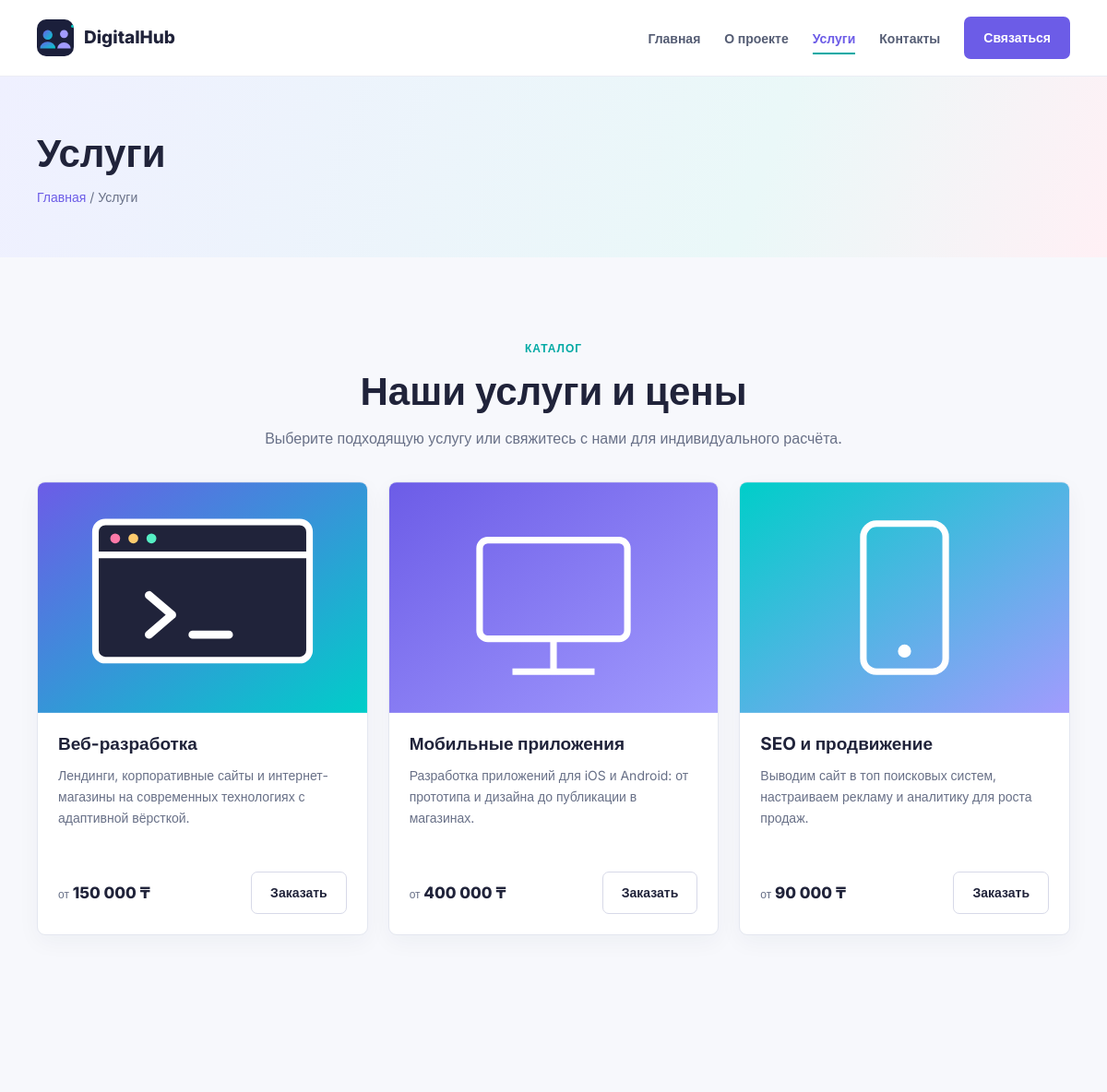
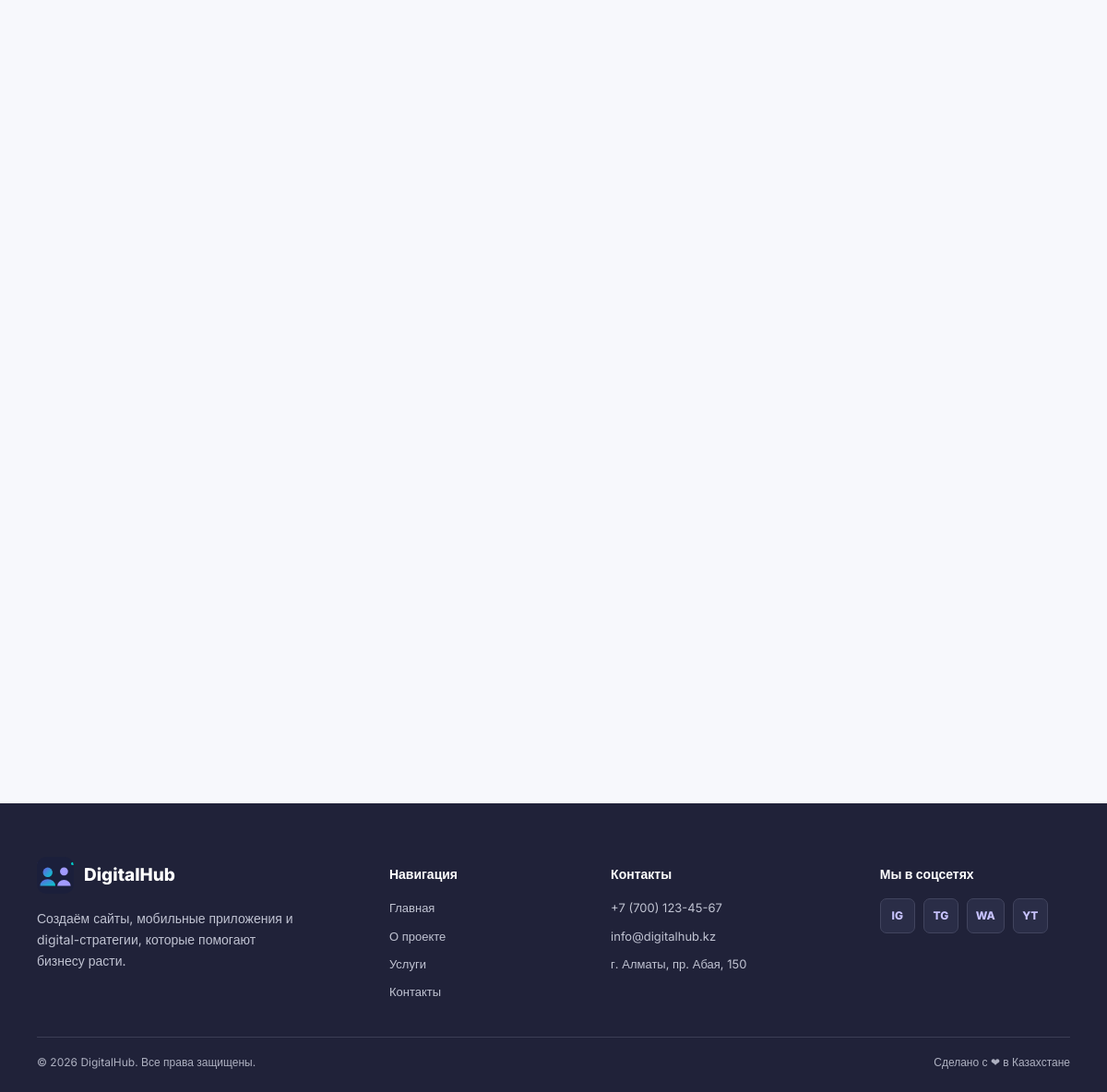
Page /services/ on the committed database (2 pictures, top to bottom).
### config/models.py (models this page shows, shortened)
class CompanyInfo(models.Model):
	name = models.CharField('Название компании', max_length=200)
	description = models.TextField('Описание')
	logo = models.ImageField('Логотип', upload_to='logos/')
	phone = models.CharField('Номер телефона', max_length=50)
	email = models.EmailField('Email')
	address = models.CharField('Адрес', max_length=255)
	socials = models.TextField(
		'Ссылки на соцсети',
		blank=True,
		help_text='Каждая соцсеть с новой строки в формате: IG|https://instagram.com',
	)
	class Meta:
		verbose_name = 'Информация о компании'
		verbose_name_plural = 'Информация о компании'
	@property
	def phone_link(self):
		return ''.join(character for character in self.phone if character.isdigit() or character == '+')
	@property
	def socials_list(self):
		result = []
		for line in self.socials.splitlines():
			if '|' in line:
				label, url = line.split('|', 1)
				result.append({'label': label.strip(), 'url': url.strip()})
		return result

class Service(models.Model):
	title = models.CharField('Название услуги', max_length=200)
	description = models.TextField('Описание')
	price = models.DecimalField('Цена', max_digits=12, decimal_places=0)
	image = models.ImageField('Изображение', upload_to='services/')
	class Meta:
		verbose_name = 'Услуга'
		verbose_name_plural = 'Услуги'
		ordering = ['id']

### pages/views.py (the view)
# urls.py: path('services/', views.services, name='services'),
def services(request):
	return render(request, 'services.html', {'services': Service.objects.all()})

### config/context_processors.py (called while the page is built)
def company(request):
    return {'company': CompanyInfo.objects.first()}

### templates/services.html (shortened to what this page needs)
{% extends 'base.html' %}
{% block content %}
<main>
  <section class="page-hero">
    <div class="container">
      <h1 class="page-hero__title">Услуги</h1>
      <p class="breadcrumbs"><a href="{% url 'home' %}">Главная</a> / Услуги</p>
    </div>
  </section>
  <section class="section">
    <div class="container">
      <div class="section__head reveal">
        <span class="section__tag">Каталог</span>
        <h2 class="section__title">Наши услуги и цены</h2>
        <p class="section__text">Выберите подходящую услугу или свяжитесь с нами для индивидуального расчёта.</p>
      </div>
      <div class="services">
        {% for s in services %}
        <article class="service-card reveal">
          <img src="{{ s.image.url }}" alt="{{ s.title }}" class="service-card__img">
          <div class="service-card__body">
            <h3 class="service-card__title">{{ s.title }}</h3>
            <p class="service-card__text">{{ s.description }}</p>
            <div class="service-card__footer">
              <span class="service-card__price"><small>от</small> {{ s.price|floatformat:"0g" }} ₸</span>
              <a href="{% url 'contacts' %}" class="btn btn-outline">Заказать</a>
            </div>
          </div>
        </article>
        {% empty %}
        <p class="services__empty">Услуг пока нет</p>
        {% endfor %}
      </div>
    </div>
  </section>
  <section class="section">
    <div class="container">
    </div>
  </section>
</main>
{% endblock %}

### templates/base.html (shortened to what this page needs)
{% load static %}
<!DOCTYPE html>
<html lang="ru">
<head>
  <link rel="stylesheet" href="{% static 'css/style.css' %}">
</head>
<body>
  {% include 'header.html' %}
  {% block content %}{% endblock %}
  {% include 'footer.html' %}
</body>
</html>

### templates/header.html (shortened to what this page needs)
{% load static %}
<header class="header">
  <div class="container header__inner">
    <a href="{% url 'home' %}" class="logo">
      {% if company and company.logo %}<img src="{{ company.logo.url }}" alt="{{ company.name }}">{% endif %}
      <span>{{ company.name }}</span>
    </a>
    <nav class="nav">
      <ul class="nav__list">
        <li><a href="{% url 'home' %}" class="nav__link">Главная</a></li>
        <li><a href="{% url 'about' %}" class="nav__link">О проекте</a></li>
        <li><a href="{% url 'services' %}" class="nav__link">Услуги</a></li>
        <li><a href="{% url 'contacts' %}" class="nav__link">Контакты</a></li>
      </ul>
      <a href="{% url 'contacts' %}" class="btn btn-primary">Связаться</a>
    </nav>
  </div>
</header>

### templates/footer.html
{% load static %}
<footer class="footer">
  <div class="container">
    <div class="footer__grid">
      <div>
        <a href="{% url 'home' %}" class="logo">
          {% if company and company.logo %}<img src="{{ company.logo.url }}" alt="{{ company.name }}">{% endif %}
          <span>{{ company.name }}</span>
        </a>
        <p class="footer__desc">{{ company.description }}</p>
      </div>
      <div>
        <h4 class="footer__title">Навигация</h4>
        <ul class="footer__list">
          <li><a href="{% url 'home' %}">Главная</a></li>
          <li><a href="{% url 'about' %}">О проекте</a></li>
          <li><a href="{% url 'services' %}">Услуги</a></li>
          <li><a href="{% url 'contacts' %}">Контакты</a></li>
        </ul>
      </div>
      <div>
        <h4 class="footer__title">Контакты</h4>
        <ul class="footer__list">
          {% if company %}
          <li><a href="tel:{{ company.phone_link }}">{{ company.phone }}</a></li>
          <li><a href="mailto:{{ company.email }}">{{ company.email }}</a></li>
          <li>{{ company.address }}</li>
          {% endif %}
        </ul>
      </div>
      <div>
        <h4 class="footer__title">Мы в соцсетях</h4>
        <div class="socials">
          {% for s in company.socials_list %}
          <a href="{{ s.url }}" target="_blank" rel="noopener" aria-label="{{ s.label }}">{{ s.label }}</a>
          {% endfor %}
        </div>
      </div>
    </div>
    <div class="footer__bottom">
      <span>© 2026 {{ company.name }}. Все права защищены.</span>
      <span>Сделано с ❤ в Казахстане</span>
    </div>
  </div>
</footer>

### rows in the picture
CompanyInfo: logo (picture), name "DigitalHub", description "Создаём сайты, мобильные приложения и digital-стратегии, которые помогают бизнесу расти.", phone "+7 (700) 123-45-67", email "info@digitalhub.kz", address "г. Алматы, пр. Абая, 150"
Service: image (picture), title "Веб-разработка", description "Лендинги, корпоративные сайты и интернет-магазины на современных технологиях с адаптивной вёрсткой.", price "150 000"
Service: image (picture), title "Мобильные приложения", description "Разработка приложений для iOS и Android: от прототипа и дизайна до публикации в магазинах.", price "400 000"
Service: image (picture), title "SEO и продвижение", description "Выводим сайт в топ поисковых систем, настраиваем рекламу и аналитику для роста продаж.", price "90 000"

### other values in the picture
{{ s.label }} "IG" "TG" "WA" "YT"
